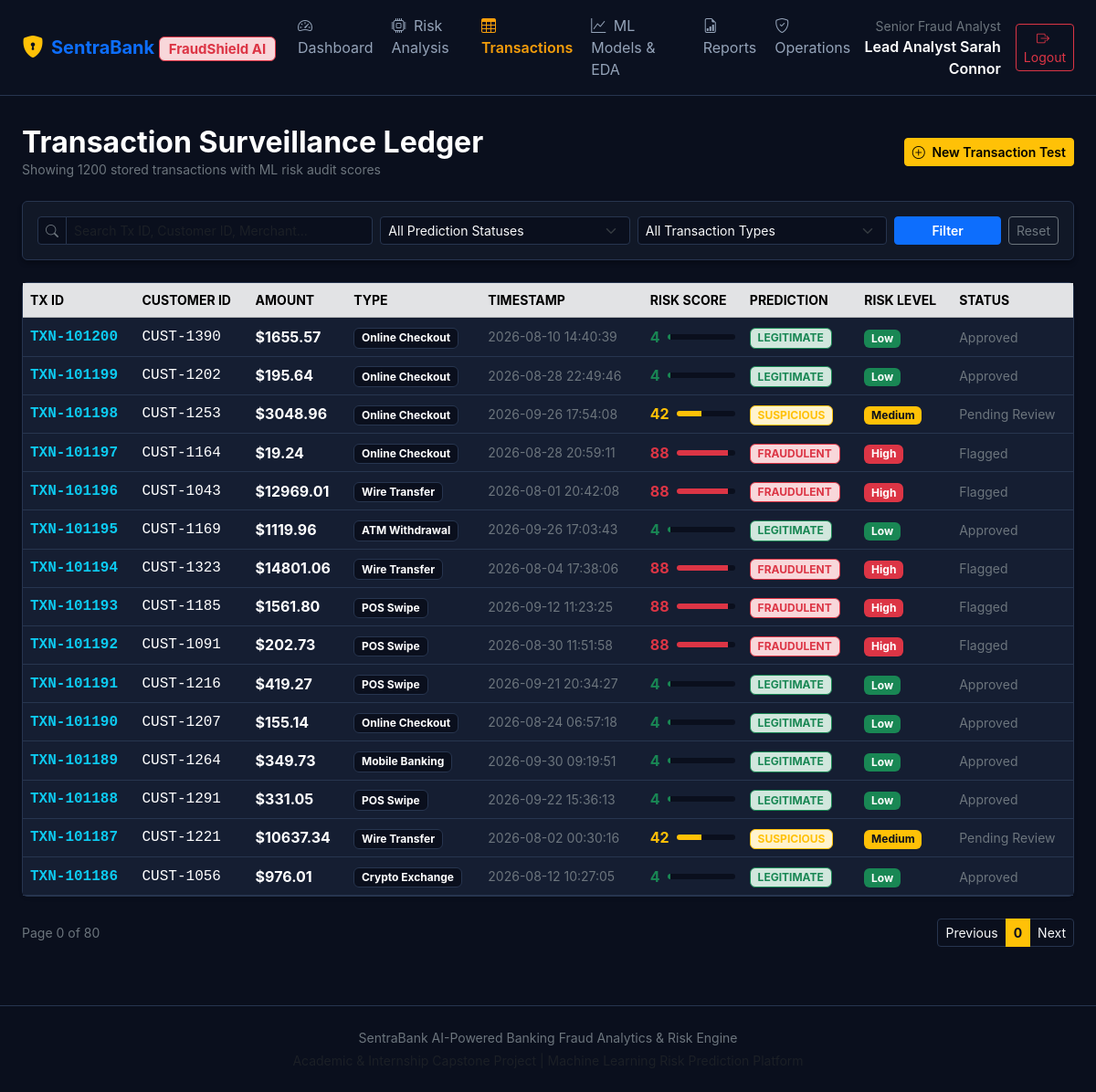
The page /transactions?page=0&search=&status=all&type=all (signed in) on the database its author committed.
### tables this page shows
CREATE TABLE transactions (
        id INTEGER PRIMARY KEY AUTOINCREMENT,
        transaction_id TEXT UNIQUE NOT NULL,
        customer_id TEXT NOT NULL,
        amount REAL NOT NULL,
        transaction_type TEXT NOT NULL,
        transaction_time TEXT NOT NULL,
        account_age INTEGER,
        location TEXT,
        merchant_category TEXT,
        device_type TEXT,
        previous_transactions INTEGER DEFAULT 0,
        previous_fraud_count INTEGER DEFAULT 0,
        transaction_frequency REAL DEFAULT 0.0,
        failed_transactions INTEGER DEFAULT 0,
        is_fraud INTEGER DEFAULT 0,
        prediction TEXT,
        fraud_probability REAL,
        risk_score INTEGER,
        risk_level TEXT,
        status TEXT DEFAULT 'pending_review',
        analyst_notes TEXT,
        created_at TIMESTAMP DEFAULT CURRENT_TIMESTAMP
    );

### app.py (the view)
@app.route('/transactions')
@login_required
def transactions():
    search = request.args.get('search', '').strip()
    status_filter = request.args.get('status', 'all')
    type_filter = request.args.get('type', 'all')
    page = int(request.args.get('page', 1))
    per_page = 15
    offset = (page - 1) * per_page
    conn = get_db()
    query = 'SELECT * FROM transactions WHERE 1=1'
    params = []
    if search:
        query += ' AND (transaction_id LIKE ? OR customer_id LIKE ? OR merchant_category LIKE ?)'
        like_str = f'%{search}%'
        params.extend([like_str, like_str, like_str])
    if status_filter != 'all':
        query += ' AND prediction = ?'
        params.append(status_filter)
    if type_filter != 'all':
        query += ' AND transaction_type = ?'
        params.append(type_filter)
    count_query = query.replace('SELECT *', 'SELECT COUNT(*)')
    total_records = conn.execute(count_query, params).fetchone()[0]
    query += ' ORDER BY id DESC LIMIT ? OFFSET ?'
    params.extend([per_page, offset])
    tx_list = conn.execute(query, params).fetchall()
    conn.close()
    total_pages = max(1, (total_records + per_page - 1) // per_page)
    return render_template(
        'transactions.html',
        transactions=tx_list,
        current_page=page,
        total_pages=total_pages,
        total_records=total_records,
        search=search,
        status_filter=status_filter,
        type_filter=type_filter
    )

### app.py (called while the page is built)
def get_db():
    conn = sqlite3.connect(DB_PATH)
    conn.row_factory = sqlite3.Row
    return conn

def login_required(f):
    @wraps(f)
    def decorated_function(*args, **kwargs):
        if 'user_id' not in session:
            flash('Please log in to access the fraud detection portal.', 'warning')
            return redirect(url_for('login'))
        return f(*args, **kwargs)
    return decorated_function

### templates/transactions.html (shortened to what this page needs)
{% extends "base.html" %}
{% block content %}
<div class="d-flex justify-content-between align-items-center mb-4 flex-wrap gap-2">
    <div>
        <h2 class="fw-bold text-white mb-0">Transaction Surveillance Ledger</h2>
        <p class="text-secondary small mb-0">Showing {{ total_records }} stored transactions with ML risk audit scores</p>
    </div>
    <div>
        <a href="{{ url_for('predict') }}" class="btn btn-warning btn-sm fw-semibold">
            <i class="bi bi-plus-circle me-1"></i> New Transaction Test
        </a>
    </div>
</div>
<div class="card bg-navy border-secondary p-3 mb-4">
    <form method="GET" action="{{ url_for('transactions') }}" class="row g-2 align-items-center">
        <div class="col-12 col-md-4">
            <div class="input-group input-group-sm">
                <span class="input-group-text bg-dark border-secondary text-secondary">
                    <i class="bi bi-search"></i>
                </span>
                <input type="text" class="form-control bg-dark text-light border-secondary" name="search" value="{{ search }}" placeholder="Search Tx ID, Customer ID, Merchant...">
            </div>
        </div>
        <div class="col-6 col-md-3">
            <select class="form-select form-select-sm bg-dark text-light border-secondary" name="status">
                <option value="all" {% if status_filter == 'all' %}selected{% endif %}>All Prediction Statuses</option>
            </select>
        </div>
        <div class="col-6 col-md-3">
            <select class="form-select form-select-sm bg-dark text-light border-secondary" name="type">
                <option value="all" {% if type_filter == 'all' %}selected{% endif %}>All Transaction Types</option>
            </select>
        </div>
        <div class="col-12 col-md-2 d-flex gap-2">
            <button type="submit" class="btn btn-primary btn-sm w-100 fw-semibold">Filter</button>
            <a href="{{ url_for('transactions') }}" class="btn btn-outline-secondary btn-sm">Reset</a>
        </div>
    </form>
</div>
<div class="card bg-navy border-secondary shadow-sm mb-4">
    <div class="table-responsive">
        <table class="table table-dark table-hover mb-0 align-middle">
            <thead class="table-secondary text-uppercase small">
                <tr>
                    <th>Tx ID</th>
                    <th>Customer ID</th>
                    <th>Amount</th>
                    <th>Type</th>
                    <th>Timestamp</th>
                    <th>Risk Score</th>
                    <th>Prediction</th>
                    <th>Risk Level</th>
                    <th>Status</th>
                </tr>
            </thead>
            <tbody>
                {% for tx in transactions %}
                <tr>
                    <td class="font-monospace text-info fw-bold">{{ tx.transaction_id }}</td>
                    <td class="font-monospace">{{ tx.customer_id }}</td>
                    <td class="fw-bold">${{ "%.2f"|format(tx.amount) }}</td>
                    <td><span class="badge bg-dark border border-secondary">{{ tx.transaction_type }}</span></td>
                    <td class="small text-secondary">{{ tx.transaction_time }}</td>
                    <td>
                        <div class="d-flex align-items-center gap-2">
                            <span class="fw-bold {% if tx.risk_score >= 70 %}text-danger{% elif tx.risk_score >= 35 %}text-warning{% else %}text-success{% endif %}">
                                {{ tx.risk_score }}
                            </span>
                            <div class="progress flex-grow-1 bg-dark" style="height: 6px; width: 50px;">
                                <div class="progress-bar {% if tx.risk_score >= 70 %}bg-danger{% elif tx.risk_score >= 35 %}bg-warning{% else %}bg-success{% endif %}"
                                     style="width: {{ tx.risk_score }}%;"></div>
                            </div>
                        </div>
                    </td>
                    <td>
                        {% if tx.prediction == 'Fraudulent' %}
                        <span class="badge bg-danger-subtle text-danger border border-danger">FRAUDULENT</span>
                        {% elif tx.prediction == 'Suspicious' %}
                        <span class="badge bg-warning-subtle text-warning border border-warning">SUSPICIOUS</span>
                        {% else %}
                        <span class="badge bg-success-subtle text-success border border-success">LEGITIMATE</span>
                        {% endif %}
                    </td>
                    <td>
                        <span class="badge {% if tx.risk_level == 'High' %}bg-danger{% elif tx.risk_level == 'Medium' %}bg-warning text-dark{% else %}bg-success{% endif %}">
                            {{ tx.risk_level }}
                        </span>
                    </td>
                    <td><small class="text-secondary">{{ tx.status }}</small></td>
                </tr>
                {% else %}
                <tr>
                    <td colspan="9" class="text-center py-4 text-secondary">
                        No transactions match your query criteria.
                    </td>
                </tr>
                {% endfor %}
            </tbody>
        </table>
    </div>
</div>
{% if total_pages > 1 %}
<nav class="d-flex justify-content-between align-items-center">
    <span class="small text-secondary">Page {{ current_page }} of {{ total_pages }}</span>
    <ul class="pagination pagination-sm mb-0">
        <li class="page-item {% if current_page <= 1 %}disabled{% endif %}">
            <a class="page-link bg-dark text-light border-secondary" href="{{ url_for('transactions', page=current_page-1, search=search, status=status_filter, type=type_filter) }}">Previous</a>
        </li>
        <li class="page-item active">
            <span class="page-link bg-warning text-dark border-warning fw-bold">{{ current_page }}</span>
        </li>
        <li class="page-item {% if current_page >= total_pages %}disabled{% endif %}">
            <a class="page-link bg-dark text-light border-secondary" href="{{ url_for('transactions', page=current_page+1, search=search, status=status_filter, type=type_filter) }}">Next</a>
        </li>
    </ul>
</nav>
{% endif %}
{% endblock %}

### static/css/style.css (style rules this page uses)
:root { --bs-dark-rgb: 10, 15, 29; --navy-bg: #0f172a; --navy-card: #1e293b; --border-color: #334155; --accent-gold: #f59e0b; --danger-red: #ef4444; }
body { background-color: #0b0f19; font-family: -apple-system, BlinkMacSystemFont, "Segoe UI", Roboto, "Helvetica Neue", Arial, sans-serif; color: #e2e8f0; }
.bg-navy { background-color: #111827 !important; }
.card { background-color: #151e32; border-color: #27354f; box-shadow: 0 4px 6px -1px rgba(0, 0, 0, 0.2), 0 2px 4px -1px rgba(0, 0, 0, 0.1); }
.table-dark { --bs-table-bg: #151e32; --bs-table-border-color: #27354f; }
.border-secondary { border-color: #27354f !important; }

### rows shown on the page
transactions: transaction_id "TXN-101200", customer_id "CUST-1390", amount "1655.57", transaction_type "Online Checkout", transaction_time "2026-08-10 14:40:39", risk_score "4", prediction "LEGITIMATE", risk_level "Low", status "Approved"
transactions: transaction_id "TXN-101199", customer_id "CUST-1202", amount "195.64", transaction_type "Online Checkout", transaction_time "2026-08-28 22:49:46", risk_score "4", prediction "LEGITIMATE", risk_level "Low", status "Approved"
transactions: transaction_id "TXN-101198", customer_id "CUST-1253", amount "3048.96", transaction_type "Online Checkout", transaction_time "2026-09-26 17:54:08", risk_score "42", prediction "SUSPICIOUS", risk_level "Medium", status "Pending Review"
transactions: transaction_id "TXN-101197", customer_id "CUST-1164", amount "19.24", transaction_type "Online Checkout", transaction_time "2026-08-28 20:59:11", risk_score "88", prediction "FRAUDULENT", risk_level "High", status "Flagged"
transactions: transaction_id "TXN-101196", customer_id "CUST-1043", amount "12969.01", transaction_type "Wire Transfer", transaction_time "2026-08-01 20:42:08", risk_score "88", prediction "FRAUDULENT", risk_level "High", status "Flagged"
transactions: transaction_id "TXN-101195", customer_id "CUST-1169", amount "1119.96", transaction_type "ATM Withdrawal", transaction_time "2026-09-26 17:03:43", risk_score "4", prediction "LEGITIMATE", risk_level "Low", status "Approved"
transactions: transaction_id "TXN-101194", customer_id "CUST-1323", amount "14801.06", transaction_type "Wire Transfer", transaction_time "2026-08-04 17:38:06", risk_score "88", prediction "FRAUDULENT", risk_level "High", status "Flagged"
transactions: transaction_id "TXN-101193", customer_id "CUST-1185", amount "1561.80", transaction_type "POS Swipe", transaction_time "2026-09-12 11:23:25", risk_score "88", prediction "FRAUDULENT", risk_level "High", status "Flagged"
transactions: transaction_id "TXN-101192", customer_id "CUST-1091", amount "202.73", transaction_type "POS Swipe", transaction_time "2026-08-30 11:51:58", risk_score "88", prediction "FRAUDULENT", risk_level "High", status "Flagged"
transactions: transaction_id "TXN-101191", customer_id "CUST-1216", amount "419.27", transaction_type "POS Swipe", transaction_time "2026-09-21 20:34:27", risk_score "4", prediction "LEGITIMATE", risk_level "Low", status "Approved"
transactions: transaction_id "TXN-101190", customer_id "CUST-1207", amount "155.14", transaction_type "Online Checkout", transaction_time "2026-08-24 06:57:18", risk_score "4", prediction "LEGITIMATE", risk_level "Low", status "Approved"
transactions: transaction_id "TXN-101189", customer_id "CUST-1264", amount "349.73", transaction_type "Mobile Banking", transaction_time "2026-09-30 09:19:51", risk_score "4", prediction "LEGITIMATE", risk_level "Low", status "Approved"
transactions: transaction_id "TXN-101188", customer_id "CUST-1291", amount "331.05", transaction_type "POS Swipe", transaction_time "2026-09-22 15:36:13", risk_score "4", prediction "LEGITIMATE", risk_level "Low", status "Approved"
transactions: transaction_id "TXN-101187", customer_id "CUST-1221", amount "10637.34", transaction_type "Wire Transfer", transaction_time "2026-08-02 00:30:16", risk_score "42", prediction "SUSPICIOUS", risk_level "Medium", status "Pending Review"
transactions: transaction_id "TXN-101186", customer_id "CUST-1056", amount "976.01", transaction_type "Crypto Exchange", transaction_time "2026-08-12 10:27:05", risk_score "4", prediction "LEGITIMATE", risk_level "Low", status "Approved"

### other values the page prints
{{ session.get('role', 'Fraud Analyst') }} "Senior Fraud Analyst"
{{ session.get('full_name', 'Analyst') }} "Lead Analyst Sarah Connor"
{{ total_records }} "1200"
{{ current_page }} "0"
{{ total_pages }} "80"
